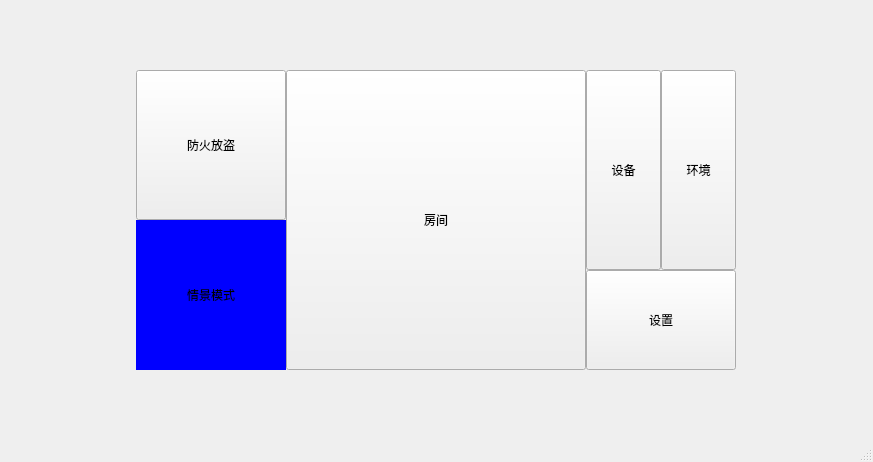
<?xml version="1.0" encoding="UTF-8"?>
<ui version="4.0">
 <class>mainwindow</class>
 <widget class="QMainWindow" name="mainwindow">
  <property name="geometry">
   <rect>
    <x>0</x>
    <y>0</y>
    <width>873</width>
    <height>462</height>
   </rect>
  </property>
  <property name="minimumSize">
   <size>
    <width>0</width>
    <height>0</height>
   </size>
  </property>
  <property name="maximumSize">
   <size>
    <width>1280</width>
    <height>800</height>
   </size>
  </property>
  <property name="windowTitle">
   <string>智能家居，让生活更美好</string>
  </property>
  <property name="styleSheet">
   <string notr="true">QPushButton#model {
    border: 0px solid #FFFFFF;
	background-color: blue;
	color: black;
}</string>
  </property>
  <widget class="QWidget" name="centralwidget">
   <layout class="QGridLayout" name="gridLayout_2">
    <item row="0" column="0">
     <spacer name="verticalSpacer">
      <property name="orientation">
       <enum>Qt::Vertical</enum>
      </property>
      <property name="sizeHint" stdset="0">
       <size>
        <width>20</width>
        <height>48</height>
       </size>
      </property>
     </spacer>
    </item>
    <item row="1" column="0">
     <layout class="QHBoxLayout" name="horizontalLayout_2">
      <item>
       <spacer name="horizontalSpacer_3">
        <property name="orientation">
         <enum>Qt::Horizontal</enum>
        </property>
        <property name="sizeHint" stdset="0">
         <size>
          <width>300</width>
          <height>20</height>
         </size>
        </property>
       </spacer>
      </item>
      <item>
       <layout class="QGridLayout" name="gridLayout">
        <property name="spacing">
         <number>0</number>
        </property>
        <item row="0" column="2">
         <layout class="QVBoxLayout" name="verticalLayout_2">
          <property name="spacing">
           <number>0</number>
          </property>
          <item>
           <layout class="QHBoxLayout" name="horizontalLayout">
            <property name="spacing">
             <number>0</number>
            </property>
            <property name="leftMargin">
             <number>0</number>
            </property>
            <property name="rightMargin">
             <number>0</number>
            </property>
            <item>
             <widget class="QPushButton" name="devices">
              <property name="sizePolicy">
               <sizepolicy hsizetype="Preferred" vsizetype="Preferred">
                <horstretch>0</horstretch>
                <verstretch>0</verstretch>
               </sizepolicy>
              </property>
              <property name="minimumSize">
               <size>
                <width>75</width>
                <height>200</height>
               </size>
              </property>
              <property name="maximumSize">
               <size>
                <width>150</width>
                <height>200</height>
               </size>
              </property>
              <property name="text">
               <string>设备</string>
              </property>
              <property name="flat">
               <bool>false</bool>
              </property>
             </widget>
            </item>
            <item>
             <widget class="QPushButton" name="senorData">
              <property name="sizePolicy">
               <sizepolicy hsizetype="Preferred" vsizetype="Preferred">
                <horstretch>0</horstretch>
                <verstretch>0</verstretch>
               </sizepolicy>
              </property>
              <property name="minimumSize">
               <size>
                <width>75</width>
                <height>75</height>
               </size>
              </property>
              <property name="maximumSize">
               <size>
                <width>300</width>
                <height>200</height>
               </size>
              </property>
              <property name="text">
               <string>环境</string>
              </property>
              <property name="flat">
               <bool>false</bool>
              </property>
             </widget>
            </item>
           </layout>
          </item>
          <item>
           <widget class="QPushButton" name="setting">
            <property name="sizePolicy">
             <sizepolicy hsizetype="Preferred" vsizetype="Preferred">
              <horstretch>0</horstretch>
              <verstretch>0</verstretch>
             </sizepolicy>
            </property>
            <property name="minimumSize">
             <size>
              <width>150</width>
              <height>100</height>
             </size>
            </property>
            <property name="maximumSize">
             <size>
              <width>600</width>
              <height>200</height>
             </size>
            </property>
            <property name="text">
             <string>设置</string>
            </property>
            <property name="iconSize">
             <size>
              <width>50</width>
              <height>50</height>
             </size>
            </property>
           </widget>
          </item>
         </layout>
        </item>
        <item row="0" column="0">
         <layout class="QVBoxLayout" name="verticalLayout">
          <property name="spacing">
           <number>0</number>
          </property>
          <item>
           <widget class="QPushButton" name="security">
            <property name="sizePolicy">
             <sizepolicy hsizetype="Preferred" vsizetype="Preferred">
              <horstretch>30</horstretch>
              <verstretch>0</verstretch>
             </sizepolicy>
            </property>
            <property name="minimumSize">
             <size>
              <width>150</width>
              <height>150</height>
             </size>
            </property>
            <property name="maximumSize">
             <size>
              <width>600</width>
              <height>600</height>
             </size>
            </property>
            <property name="text">
             <string>防火放盗</string>
            </property>
           </widget>
          </item>
          <item>
           <widget class="QPushButton" name="model">
            <property name="sizePolicy">
             <sizepolicy hsizetype="Preferred" vsizetype="Preferred">
              <horstretch>30</horstretch>
              <verstretch>0</verstretch>
             </sizepolicy>
            </property>
            <property name="minimumSize">
             <size>
              <width>150</width>
              <height>150</height>
             </size>
            </property>
            <property name="text">
             <string>情景模式</string>
            </property>
           </widget>
          </item>
         </layout>
        </item>
        <item row="0" column="1">
         <widget class="QPushButton" name="house">
          <property name="sizePolicy">
           <sizepolicy hsizetype="Preferred" vsizetype="Preferred">
            <horstretch>0</horstretch>
            <verstretch>0</verstretch>
           </sizepolicy>
          </property>
          <property name="minimumSize">
           <size>
            <width>300</width>
            <height>300</height>
           </size>
          </property>
          <property name="maximumSize">
           <size>
            <width>300</width>
            <height>300</height>
           </size>
          </property>
          <property name="layoutDirection">
           <enum>Qt::LeftToRight</enum>
          </property>
          <property name="text">
           <string>房间</string>
          </property>
         </widget>
        </item>
       </layout>
      </item>
      <item>
       <spacer name="horizontalSpacer_4">
        <property name="orientation">
         <enum>Qt::Horizontal</enum>
        </property>
        <property name="sizeHint" stdset="0">
         <size>
          <width>300</width>
          <height>20</height>
         </size>
        </property>
       </spacer>
      </item>
     </layout>
    </item>
    <item row="2" column="0">
     <spacer name="verticalSpacer_2">
      <property name="orientation">
       <enum>Qt::Vertical</enum>
      </property>
      <property name="sizeHint" stdset="0">
       <size>
        <width>20</width>
        <height>48</height>
       </size>
      </property>
     </spacer>
    </item>
   </layout>
  </widget>
  <widget class="QStatusBar" name="statusbar"/>
 </widget>
 <resources/>
 <connections/>
</ui>
